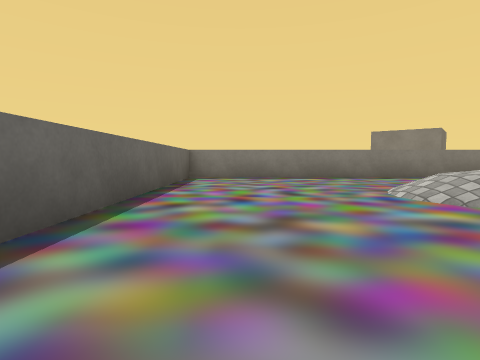
view 1 (above)

13 first-person views from a walk through a Unity game level. The camera is 0.52 m above the floor, tilts 4° down and sees 80° across. The floor is counted in squares, 1 m on a side. Each view is taken from the middle of a square. On the plan, view 1 faces up. The plan holds only what a view shows up to about 9 squares ahead; the rest is blank. The place goes on beyond the plan. Some surface patterns are stand-ins.

view 2
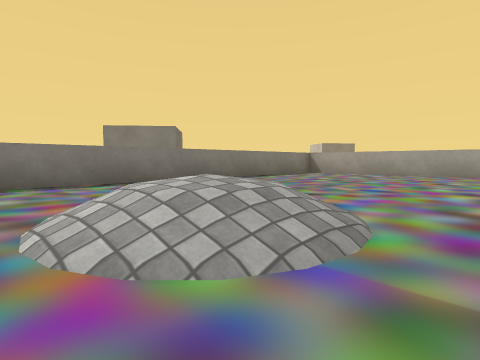

view 3
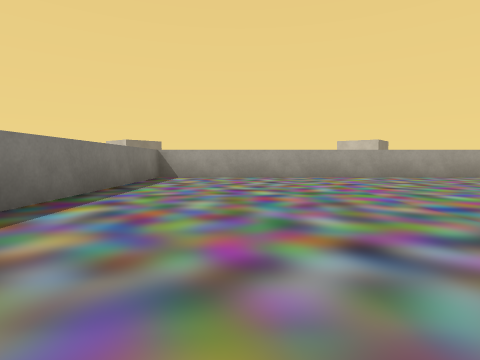

view 4
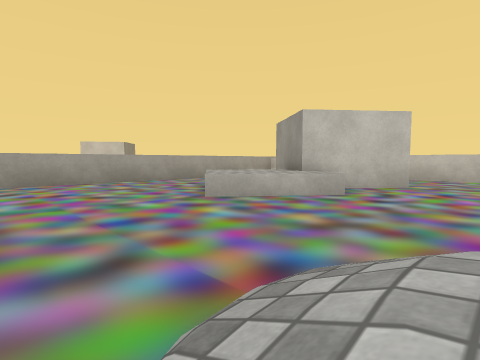

view 5
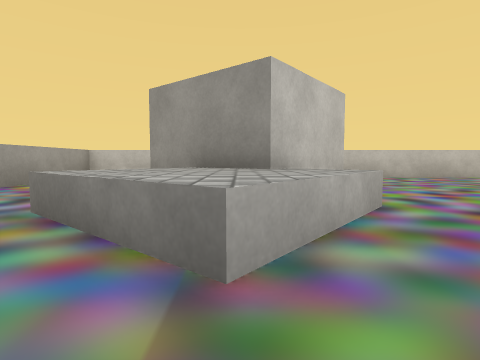

view 6
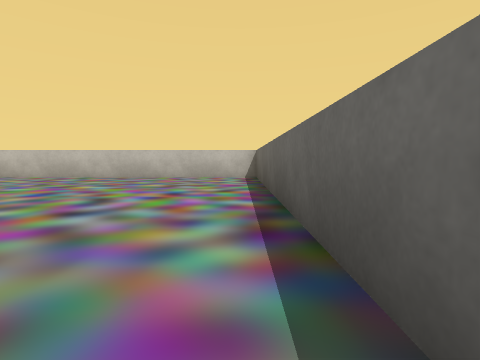

view 7
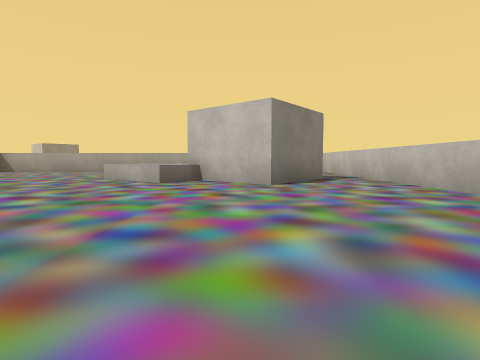

view 8
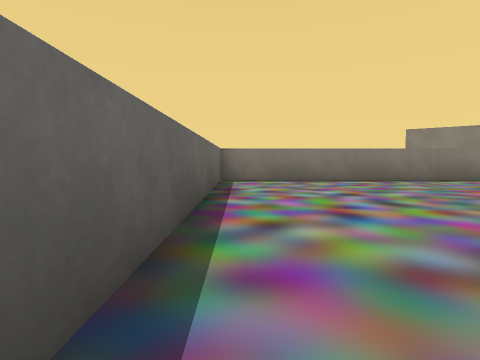

view 9
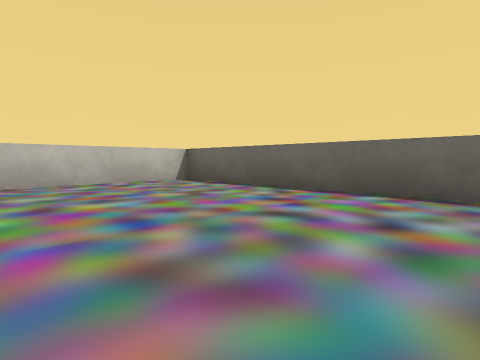

view 10
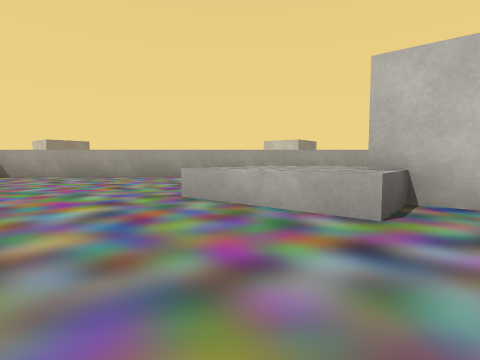

view 11
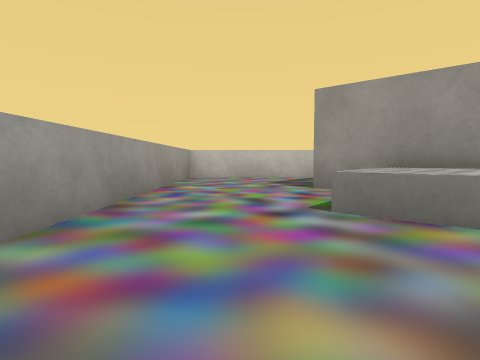

view 12
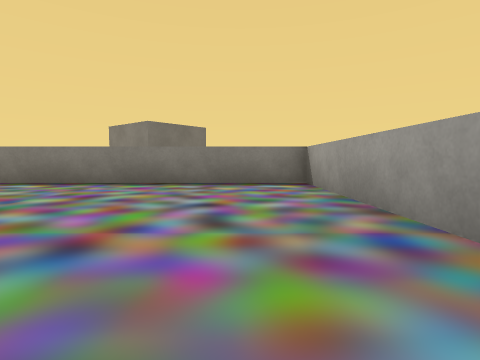

view 13
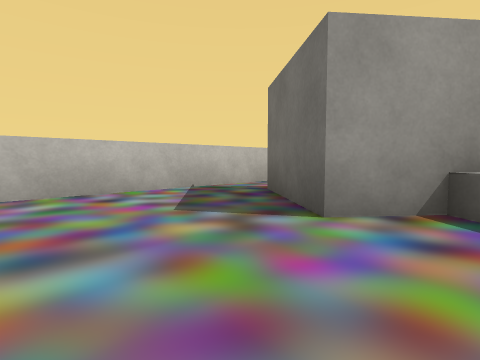

### Floor plan
Key: @ floor where view 1 was taken; # wall or solid block; . floor; / step, stairs or slope; = window, fence, low wall or low ledge; ^ raised ledge.
Columns run from 2 left of view 1 to 13 right of it. Each row starts with its distance up from view 1.
  9 ################
  8 #..............#
  7 #..............#
  6 #..............#
  5 #....//........#
  4 #....///.......#
  3 #....//........#
  2 #.........=....#
  1 #.........^^...#
  0 #.@......^^^^..#
 -1 #........#^^...#
 -2 #........###...#
 -3 #.......####...#
 -4 #.........#....#
 -5 #..............#
 -6 ################

Where each view was taken, in squares from view 1:
view 1: 0 up, 0 right, facing up
view 2: 2 up, 2 right, facing up-right
view 3: 6 up, 4 right, facing right
view 4: 5 up, 4 right, facing down-right
view 5: 3 up, 8 right, facing down
view 6: 3 up, 1 left, facing down
view 7: 2 down, 0 right, facing right
view 8: 1 up, 1 left, facing up
view 9: 1 up, 3 right, facing down-left
view 10: 1 up, 4 right, facing right
view 11: 3 up, 11 right, facing down
view 12: 2 up, 11 right, facing up
view 13: 1 down, 12 right, facing down-left
